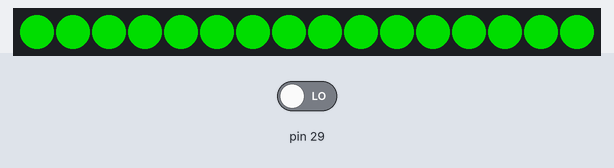
Bench run of a sketch on a simulated Arduino Mega 2560, built with avr-gcc and run on an emulated ATmega2560. Parts: 16 RGB LEDs in strip order, left to right. The inputs (shaded band) are chosen by the test bench; at power-on: pin 29 LOW. Dim RGB values are drawn brighter than linear.

Above: at 1.2 s.
1.3 s: pin 29 driven HIGH
At 2.0 s:
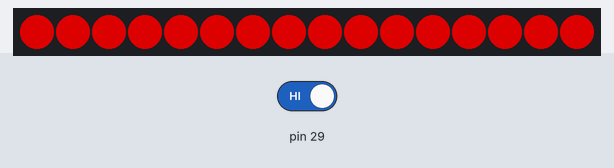
2.8 s: pin 29 driven LOW
At 3.2 s:
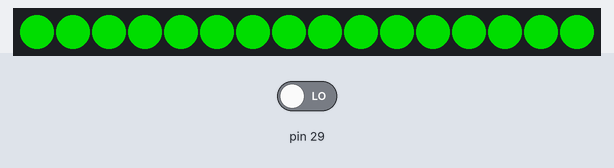
Timing chart, 0 to 5.8 s (numbered marks = the images above; inputs shaded):
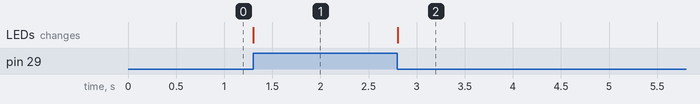

Measured:
- after the input at 1.3 s, the LEDs: change at once (image 1)
- after the input at 2.8 s, the LEDs: change at once (image 2)

The sketch:

ball-hold.ino
```cpp
#include <Adafruit_NeoPixel.h>

#define RGBLED_OUTPIN    28
#define NUMRGBLED        16

#define BRIGHT 150

Adafruit_NeoPixel RGBLED = Adafruit_NeoPixel(NUMRGBLED, RGBLED_OUTPIN, NEO_GRB + NEO_KHZ800);

void setup() {
  RGBLED.begin();
  RGBLED.show();
}

void loop() {
  RGBLED.begin();
  RGBLED.setBrightness(BRIGHT);

  if (digitalRead(29) == HIGH) {
    for (int i = 0; i < RGBLED.numPixels(); i++) {
      RGBLED.setPixelColor(i, 255, 0, 0);
    }
  } else {
    for (int i = 0; i < RGBLED.numPixels(); i++) {
      RGBLED.setPixelColor(i, 0, 255, 0);
    }
  }

  RGBLED.show();
}
```
